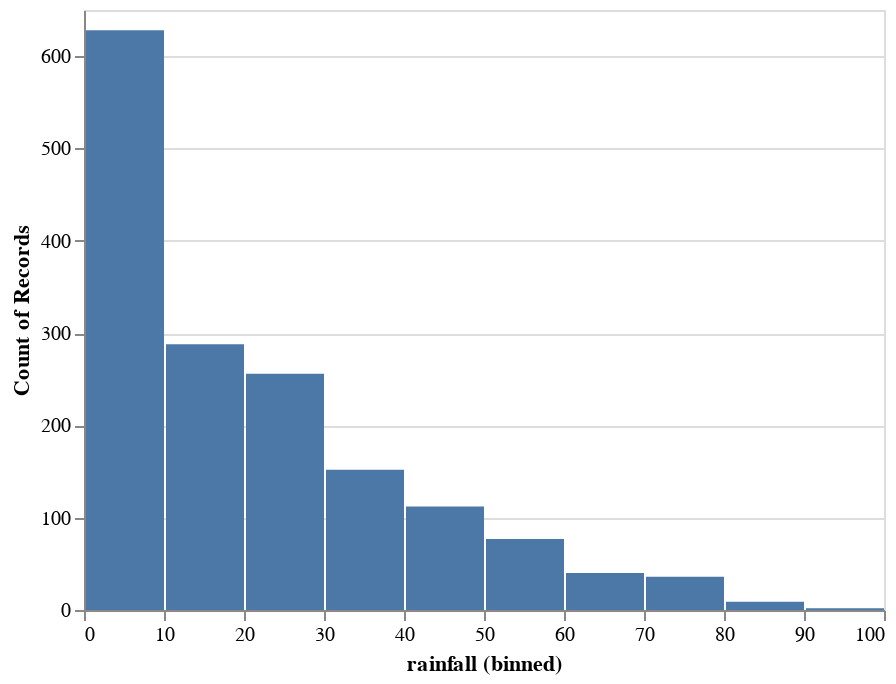

Here is the notebook cell this chart was saved with:
### Code cell
alt.Chart(world.df_features).mark_bar().encode(
    alt.X("rainfall", bin=True),
    y='count()',
)

### Figure 1 — Vega-Lite specification as saved in the notebook (floating-point values rounded to 4 significant figures; data arrays with more than 128 entries replaced by an {"elided": "..."} marker saying what was removed)
{"$schema": "https://vega.github.io/schema/vega-lite/v2.6.0.json", "config": {"view": {"height": 300, "width": 400}}, "data": {"name": "data-d9b31cc21f239efef3092f5718fa5768"}, "datasets": {"data-d9b31cc21f239efef3092f5718fa5768": {"elided": "1600 records"}}, "encoding": {"x": {"bin": true, "field": "rainfall", "type": "quantitative"}, "y": {"aggregate": "count", "type": "quantitative"}}, "mark": "bar"}
